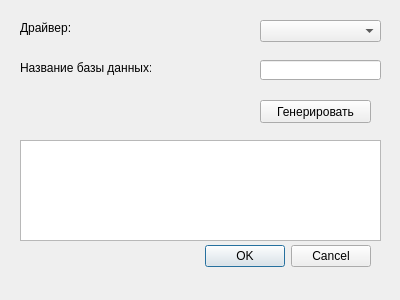
<?xml version="1.0" encoding="UTF-8"?>
<ui version="4.0">
 <class>WidgetGenerationScript</class>
 <widget class="QDialog" name="WidgetGenerationScript">
  <property name="windowModality">
   <enum>Qt::ApplicationModal</enum>
  </property>
  <property name="geometry">
   <rect>
    <x>0</x>
    <y>0</y>
    <width>400</width>
    <height>300</height>
   </rect>
  </property>
  <property name="windowTitle">
   <string>Окно генерации скрипта</string>
  </property>
  <widget class="QDialogButtonBox" name="buttonBox">
   <property name="geometry">
    <rect>
     <x>30</x>
     <y>240</y>
     <width>341</width>
     <height>32</height>
    </rect>
   </property>
   <property name="orientation">
    <enum>Qt::Horizontal</enum>
   </property>
   <property name="standardButtons">
    <set>QDialogButtonBox::Cancel|QDialogButtonBox::Ok</set>
   </property>
  </widget>
  <widget class="QComboBox" name="comboBoxPlugin">
   <property name="geometry">
    <rect>
     <x>260</x>
     <y>20</y>
     <width>121</width>
     <height>22</height>
    </rect>
   </property>
  </widget>
  <widget class="QLabel" name="label">
   <property name="geometry">
    <rect>
     <x>20</x>
     <y>20</y>
     <width>61</width>
     <height>16</height>
    </rect>
   </property>
   <property name="text">
    <string>Драйвер:</string>
   </property>
  </widget>
  <widget class="QLabel" name="label_2">
   <property name="geometry">
    <rect>
     <x>20</x>
     <y>60</y>
     <width>131</width>
     <height>16</height>
    </rect>
   </property>
   <property name="text">
    <string>Название базы данных:</string>
   </property>
  </widget>
  <widget class="QLineEdit" name="lineEditName">
   <property name="geometry">
    <rect>
     <x>260</x>
     <y>60</y>
     <width>121</width>
     <height>20</height>
    </rect>
   </property>
  </widget>
  <widget class="QTextEdit" name="textEdit">
   <property name="geometry">
    <rect>
     <x>20</x>
     <y>140</y>
     <width>361</width>
     <height>101</height>
    </rect>
   </property>
  </widget>
  <widget class="QPushButton" name="pushButtonGenerate">
   <property name="geometry">
    <rect>
     <x>260</x>
     <y>100</y>
     <width>111</width>
     <height>23</height>
    </rect>
   </property>
   <property name="text">
    <string>Генерировать</string>
   </property>
  </widget>
 </widget>
 <resources/>
 <connections>
  <connection>
   <sender>buttonBox</sender>
   <signal>accepted()</signal>
   <receiver>WidgetGenerationScript</receiver>
   <slot>accept()</slot>
   <hints>
    <hint type="sourcelabel">
     <x>248</x>
     <y>254</y>
    </hint>
    <hint type="destinationlabel">
     <x>157</x>
     <y>274</y>
    </hint>
   </hints>
  </connection>
  <connection>
   <sender>buttonBox</sender>
   <signal>rejected()</signal>
   <receiver>WidgetGenerationScript</receiver>
   <slot>reject()</slot>
   <hints>
    <hint type="sourcelabel">
     <x>316</x>
     <y>260</y>
    </hint>
    <hint type="destinationlabel">
     <x>286</x>
     <y>274</y>
    </hint>
   </hints>
  </connection>
 </connections>
</ui>
